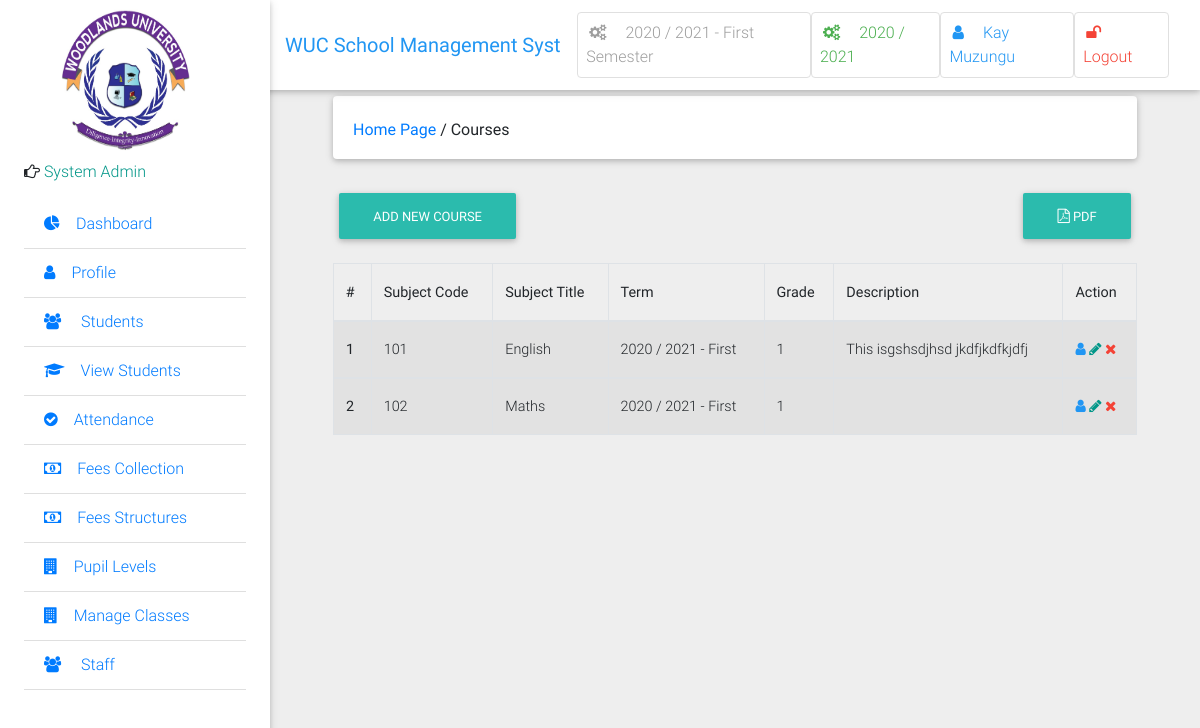
The page /courses/ (signed in) on the database as committed earlier.
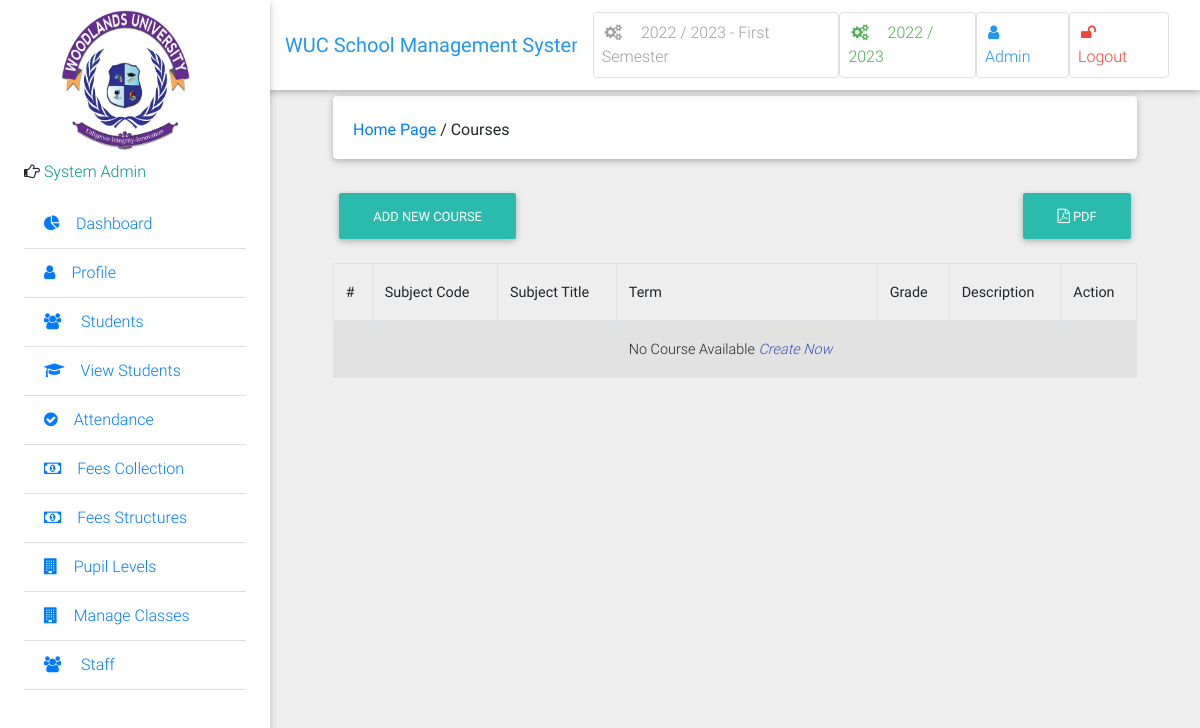
The same page on the database as committed later.
### school/models.py (models this page shows, shortened)
class Semester(models.Model):
    semester = models.CharField(max_length=10, choices=SEMESTER, blank=True)
    is_current_semester = models.BooleanField(default=False, blank=True, null=True)
    session = models.ForeignKey(Session, on_delete=models.CASCADE, blank=True, null=True)
    next_semester_begins = models.DateField(null=True, blank=True)
    def __str__(self):
        return str(self.session) + ' - ' + str(self.semester)

class Session(models.Model):
    session = models.CharField(max_length=200, unique=True)
    is_current_session = models.BooleanField(default=False, blank=True, null=True)
    next_session_begins = models.DateField(blank=True, null=True)
    def __str__(self):
        return self.session

class User(AbstractUser):
    is_student = models.BooleanField(default=False)
    is_lecturer = models.BooleanField(default=False)
    is_librarian = models.BooleanField(default=False)
    is_parent = models.BooleanField(default=False)
    phone = models.CharField(max_length=60, blank=True, null=True)
    address = models.CharField(max_length=60, blank=True, null=True)
    picture = models.ImageField(upload_to="users/pictures/%Y/%m/%d'", blank=True, null=True)
    email = models.EmailField(blank=True, null=True)
    password_type = models.CharField('Password Type', default='Expirable', max_length=200, choices=PASSWORD_TYPES)
    days_for_password_expiry = models.ForeignKey(PasswordConfigurations, on_delete=models.CASCADE, null=True,
                                                 blank=True)
    last_password_reset_date = models.DateField('Reset On', auto_now=True)
    password_expiry_date = models.DateField(editable=False, null=True, blank=True)
    is_password_expired = models.BooleanField(default=False, )
    username_validator = ASCIIUsernameValidator()
    def get_full_name(self):
        full_name = self.username
        if self.first_name and self.last_name:
            full_name = self.first_name + " " + self.last_name
        return full_name
    def __str__(self):
        return self.get_full_name()

class Course(models.Model):
    courseTitle = models.CharField(max_length=200)
    courseCode = models.CharField(max_length=200, unique=True)
    courseUnit = models.CharField(max_length=200)
    description = models.TextField(max_length=200, blank=True)
    level = models.ForeignKey(Level, verbose_name='Grade', default='', on_delete=models.CASCADE)
    semester = models.ForeignKey(Semester, on_delete=models.CASCADE)
    is_elective = models.BooleanField(default=False, blank=True, null=True)

class Level(models.Model):
    level = models.CharField('Grade', max_length=200, )
    def __str__(self):
        return self.level
    class Meta:
        verbose_name_plural = 'Levels/Grades'
        verbose_name = 'Level/Grade'

### school/views.py (the view)
# urls.py: path('courses/', views.course_list, name="course_list"),
@login_required
@lecturer_required
def course_list(request):
    courses = Course.objects.all()
    context = {
        "courses": courses,
    }
    return render(request, 'administrator/course_list.html', context)

### school/context_processors.py (called while the page is built)
def session_processor(request):
	current_session = Session.objects.get(is_current_session=True)
	return {"current_session": current_session}

def semester_processor(request):
	current_semester = Semester.objects.get(is_current_semester=True)
	return {"current_semester": current_semester}

### school/templates/administrator/course_list.html (shortened to what this page needs)
{% extends 'school/base.html' %}
{% block side_bar %}
    {% include 'school/partial_active_element.html' with active='course_list' %}
{% endblock side_bar %}
{% block content %}
<div class="container-fluid mt-5">
  <div class="card mb-4 wow fadeIn">
    <div class="card-body d-sm-flex justify-content-between">
        <h6 class="mb-2 mb-sm-0 pt-1">
            <a href="/">Home Page</a>
              <span>/</span>
              <span>Courses</span>
        </h6>
    </div>
  </div>
 {% if request.user.is_superuser %}
    <h6 class="mb-2 mb-sm-0 pt-1">
      <a href="{% url 'add_new_course' %}" class="btn btn-default btn-rounded mb-4">
        Add New Course
      </a>
      <a class="pull-right btn btn-default btn-rounded mb-3" href="" class="btn btn-default btn-rounded mb-4">
        <i class="fa fa-file-pdf-o" aria-hidden="true"></i> PDF
      </a>
    </h6>
 {% endif %}
<div class="table-wrapper-scroll-y">
  <table class="table table-bordered table-striped">
    <thead>
      <tr>
        <th scope="col">#</th>
        <th scope="col">Subject Code</th>
        <th scope="col">Subject Title</th>
        <th scope="col">Term</th>
        <th scope="col">Grade</th>
        <th scope="col">Description</th>
        {% if request.user.is_superuser %}
        <th scope="col">Action</th>
        {% endif %}
      </tr>
    </thead>
    {% for course in courses %}
     <tbody>
        <tr>
          <th scope="row">{{ forloop.counter }}</th>
            <td>{{ course.courseCode }}</td>
            <td>{{ course.courseTitle }}</td>
            <td>{{ course.semester }}</td>
            <td>{{ course.level }}</td>
            <td>{{ course.description }}</td>
            {% if request.user.is_superuser %}
            <td>
              <a data-toggle="tooltip" title="view" class="blue-text"><i class="fa fa-user"></i></a>
              <a data-toggle="tooltip" href="{% url 'course_edit' pk=course.id%}" title="edit" class="teal-text"><i class="fa fa-pencil"></i></a>
              <a data-toggle="tooltip" href="{% url 'delete_course' pk=course.id %}" title="delete" class="red-text"><i class="fa fa-times"></i></a>
            </td>
            {% endif %}
        </tr>
    </tbody>
    {% empty %}
    <tbody>
      <tr>
        <td></td>
        <td></td>
        <td></td>
        <td>
          <span class="text-center">
            No Course Available <i><a class="indigo-text" href="{% url 'add_new_course' %}">Create Now</i>
          </span>
        </td>
        <td></td>
        <td></td>
        <td></td>
      </tr>
    </tbody>
    {% endfor %}
  </table>
</div>
</div>
<br>
{% endblock %}

### school/templates/school/base.html (shortened to what this page needs)
{% load static %}
<!DOCTYPE html>
<html lang="en">
<head>
    <link rel="stylesheet" href="https://cdn.datatables.net/1.10.20/css/jquery.dataTables.min.css">
    <link rel="stylesheet" href="https://cdn.datatables.net/buttons/1.6.1/css/buttons.dataTables.min.css">
    <link rel="stylesheet" href="https://maxcdn.bootstrapcdn.com/font-awesome/4.7.0/css/font-awesome.min.css">
    <link href="{% static 'school/css/bootstrap.min.css' %}" rel="stylesheet">
    <link href="{% static 'school/css/mdb.min.css' %}" rel="stylesheet">
    <link href="{% static 'school/css/style.css' %}" rel="stylesheet">
    <link rel="stylesheet" type="text/css" href="https://cdn.datatables.net/1.10.20/css/jquery.dataTables.css">
{% include 'school/small-screen-navbar.html'%}
</head>
<body class="grey lighten-3">
<header>
    <nav class="navbar fixed-top navbar-expand-lg navbar-light white scrolling-navbar">
        <div class="container-fluid">
            <a class="navbar-brand waves-effect" href="/">
                <strong class="blue-text">WUC School Management System</strong>
            </a>
            <div class="collapse navbar-collapse" id="navbarSupportedContent">
                <ul class="navbar-nav nav-flex-icons">
                    <li class="nav-item">
                        <a href="{% if request.user.is_superuser %}{% url 'manage_semester' %}{% else %}#{% endif %}"
                           class="nav-link border border-light grey-text rounded waves-effect">
                            <i class="fa fa-cogs mr-3"></i>{{ current_semester }} Semester
                        </a>
                    </li>
                    <li class="nav-item">
                        <a href="{% if request.user.is_superuser %}{% url 'manage_session' %}{% else %}#{% endif %}"
                           class="nav-link border border-light green-text rounded waves-effect">
                            <i class="fa fa-cogs mr-3"></i>{{ current_session }}
                        </a>
                    </li>
                    <li class="nav-item">
                        <a href="{% url 'profile' %}"
                           class="nav-link border border-light rounded waves-effect blue-text">
                            <i class="fa fa-user mr-3"></i>{{ user|capfirst }}
                        </a>
                    </li>
                    <li class="nav-item">
                        <a href="/accounts/logout/" class="nav-link border border-light rounded waves-effect red-text">
                            <i class="fa fa-unlock mr-3"></i>Logout
                        </a>
                    </li>
                </ul>
            </div>
        </div>
    </nav>
    <div class="sidebar-fixed position-fixed">
        <img src="{% static 'img/logo.jpg' %}" id="icon" class="logo" style="margin-left: 30px; height: 160px;">
        {% if request.user.is_lecturer %}
            <p><i class="fa fa-hand-o-right" aria-hidden="true"></i>
                <span class="teal-text text-center"> Lecturer</span></p>
        {% elif request.user.is_student %}
            <p><i class="fa fa-hand-o-right" aria-hidden="true"></i>
                <span class="teal-text text-center"> Student</span></p>
        {% elif request.user.is_parent %}
            <p><i class="fa fa-hand-o-right" aria-hidden="true"></i>
                <span class="teal-text text-center"> Parent</span></p>
        {% elif request.user.is_librarian %}
            <p><i class="fa fa-hand-o-right" aria-hidden="true"></i>
                <span class="teal-text text-center"> Library</span></p>
        {% else %}
            <p><i class="fa fa-hand-o-right" aria-hidden="true"></i>
                <span class="teal-text text-center"> System Admin</span></p>
        {% endif %}
        <div class="dashboard">
            {% block side_bar %}{% endblock side_bar %}
        </div>
    </div>
</header>
<main class="pt-5 mx-lg-5">
    {% block content %} {% endblock %}
</main>
</body>
</html>

Rows that differ between the two databases and show on the page:
no longer on this page (row edited): Semester: session+semester "2020 / 2021 - First"
removed Course: courseCode "101", courseTitle "English", semester "2020 / 2021 - First", level "1", description "This isgshsdjhsd jkdfjkdfkjdfj"
removed Course: courseCode "102", courseTitle "Maths", semester "2020 / 2021 - First", level "1"
added Semester: session+semester "2022 / 2023 - First"
changed Session: session "2020 / 2021" → "2022 / 2023"
changed User: username+first_name "Kay Muzungu" → "Admin"
Other text that changed with them:
text now shown: "No Course Available Create Now"
